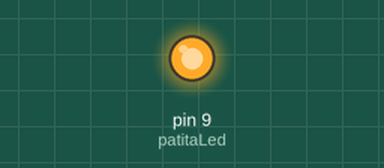
The sketch below on a simulated Arduino Uno, built with avr-gcc and run on an emulated ATmega328P. On the bench: output pins drawn as LEDs (lit = HIGH).

Above: at 0.5 s.
At 10.0 s:
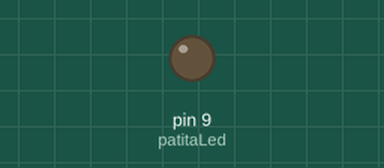
Timing chart, 0 to 13.4 s (numbered marks = the images above):
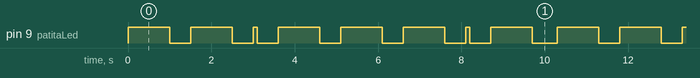

The sketch:

morse_mama1.ino
```cpp
int patitaLed = 9; //cambio al pin 9
void setup(){
  // la patita 13 se va a comportar como salida
  pinMode (patitaLed, OUTPUT);
}

void loop(){
  // a en morse (.-)
  // m (--)
  //dos argumentos: la patita, si es HIGH o LOW
  guion (); guion();
  punto (); guion();
  guion (); guion();
  punto (); guion();
  delay (100); //para cerrar la letra
}


void punto(){
  //esta funcion va a escribir un punto
  digitalWrite(patitaLed, HIGH);
  delay(100);
  digitalWrite(patitaLed, LOW);
  delay(500);
}

void guion (){
  // funcion que escribe el guion
   digitalWrite(patitaLed, HIGH);
  delay(1000);
  digitalWrite(patitaLed, LOW);
  delay(500);
}
```

Measured:
- by itself, pin 9 (patitaLed): repeats every 10.3 s: LOW 0.50 s, HIGH 1.0 s, LOW 0.50 s, HIGH 0.10 s, 3 × (LOW 0.50 s, HIGH 1.0 s), LOW 0.50 s, HIGH 0.10 s, LOW 0.50 s, HIGH 1.0 s, LOW 0.60 s, HIGH 1.0 s
- by itself, everything shown: repeats every 5.1 s, in 8 steps
